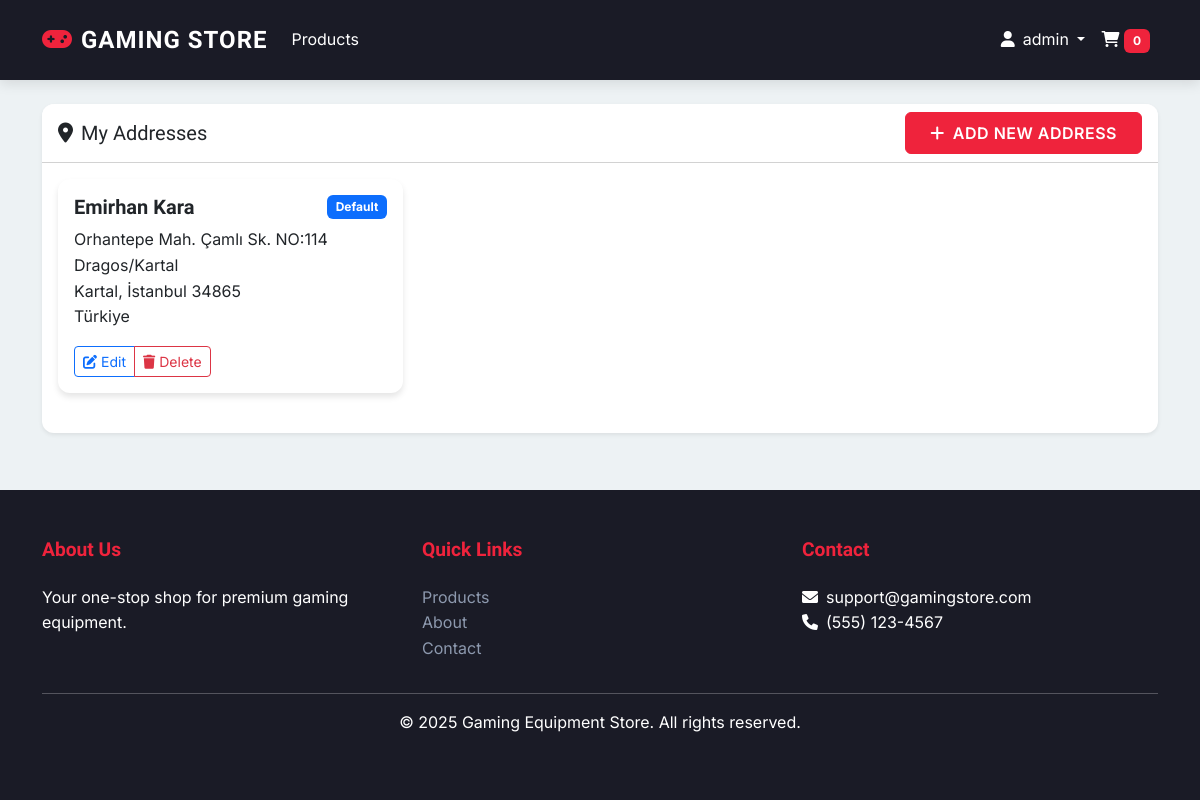
/users/addresses/ (signed in), run on the app's committed database.
### users/models.py (models this page shows, shortened)
class Address(models.Model):
    user = models.ForeignKey(User, on_delete=models.CASCADE, related_name='addresses')
    full_name = models.CharField(max_length=255)
    address_line_1 = models.CharField(max_length=255)
    address_line_2 = models.CharField(max_length=255, blank=True)
    city = models.CharField(max_length=100)
    state = models.CharField(max_length=100)
    postal_code = models.CharField(max_length=20)
    country = models.CharField(max_length=100)
    is_default = models.BooleanField(default=False)

### users/views.py (the view)
# urls.py: path('addresses/', views.address_list, name='address_list'),
@login_required
def address_list(request):
    addresses = Address.objects.filter(user=request.user)
    return render(request, 'users/address_list.html', {'addresses': addresses})

### shopping_cart/templatetags/cart_tags.py (called while the page is built)
@register.filter
def cart_items_count(user):
    if user.is_authenticated:
        return CartItem.objects.filter(user=user).count()
    return 0

### templates/users/address_list.html (shortened to what this page needs)
{% extends "base.html" %}
{% block content %}
<div class="card shadow-sm">
    <div class="card-header bg-white">
        <div class="d-flex justify-content-between align-items-center">
            <h2 class="h5 mb-0">
                <i class="fas fa-map-marker-alt me-2"></i>My Addresses
            </h2>
            <a href="{% url 'users:address_create' %}" class="btn btn-primary">
                <i class="fas fa-plus me-2"></i>Add New Address
            </a>
        </div>
    </div>
    <div class="card-body">
        {% if addresses %}
            <div class="row">
                {% for address in addresses %}
                    <div class="col-md-6 col-lg-4 mb-4">
                        <div class="card h-100">
                            <div class="card-body">
                                {% if address.is_default %}
                                    <span class="badge bg-primary float-end">Default</span>
                                {% endif %}
                                <h5 class="card-title">{{ address.full_name }}</h5>
                                <p class="card-text">
                                    {{ address.address_line_1 }}<br>
                                    {{ address.city }}, {{ address.state }} {{ address.postal_code }}<br>
                                    {{ address.country }}
                                </p>
                                <div class="btn-group">
                                    <a href="{% url 'users:address_edit' address.pk %}" class="btn btn-sm btn-outline-primary">
                                        <i class="fas fa-edit me-1"></i>Edit
                                    </a>
                                    <a href="{% url 'users:address_delete' address.pk %}" class="btn btn-sm btn-outline-danger">
                                        <i class="fas fa-trash me-1"></i>Delete
                                    </a>
                                </div>
                            </div>
                        </div>
                    </div>
                {% endfor %}
            </div>
        {% endif %}
    </div>
</div>
{% endblock %}

### templates/base.html (shortened to what this page needs)
{% load static %}
{% load cart_tags %}
<!DOCTYPE html>
<html lang="en">
<head>
    <link href="https://cdn.jsdelivr.net/npm/bootstrap@5.3.0/dist/css/bootstrap.min.css" rel="stylesheet">
    <link href="https://cdnjs.cloudflare.com/ajax/libs/font-awesome/6.0.0/css/all.min.css" rel="stylesheet">
</head>
<body>
    <nav class="navbar navbar-expand-lg navbar-dark mb-4">
        <div class="container">
            <a class="navbar-brand" href="{% url 'store:product_list' %}">
                <i class="fas fa-gamepad me-2"></i>Gaming Store
            </a>
            <div class="collapse navbar-collapse" id="navbarNav">
                <ul class="navbar-nav me-auto">
                    <li class="nav-item">
                        <a class="nav-link" href="{% url 'store:product_list' %}">Products</a>
                    </li>
                </ul>
                <ul class="navbar-nav">
                    {% if user.is_authenticated %}
                        <li class="nav-item dropdown">
                            <a class="nav-link dropdown-toggle" href="#" id="navbarDropdown" role="button" data-bs-toggle="dropdown">
                                <i class="fas fa-user me-2"></i>{{ user.username }}
                            </a>
                        </li>
                    {% endif %}
                    <li class="nav-item">
                        <a class="nav-link" href="{% url 'shopping_cart:cart_detail' %}">
                            <i class="fas fa-shopping-cart"></i>
                            {% with total_items=request.user|cart_items_count %}
                                <span class="badge bg-accent">{{ total_items|default:'0' }}</span>
                            {% endwith %}
                        </a>
                    </li>
                </ul>
            </div>
        </div>
    </nav>
    <main class="container">
        {% block content %}{% endblock %}
    </main>
    <footer class="footer mt-auto">
        <div class="container">
            <div class="row">
                <div class="col-md-4">
                    <h5>About Us</h5>
                    <p>Your one-stop shop for premium gaming equipment.</p>
                </div>
                <div class="col-md-4">
                    <h5>Quick Links</h5>
                    <ul class="list-unstyled">
                        <li><a href="{% url 'store:product_list' %}">Products</a></li>
                        <li><a href="#">About</a></li>
                        <li><a href="#">Contact</a></li>
                    </ul>
                </div>
                <div class="col-md-4">
                    <h5>Contact</h5>
                    <ul class="list-unstyled">
                        <li><i class="fas fa-envelope me-2"></i>support@gamingstore.com</li>
                        <li><i class="fas fa-phone me-2"></i>(555) 123-4567</li>
                    </ul>
                </div>
            </div>
            <hr>
            <div class="text-center">
                <p>&copy; {% now "Y" %} Gaming Equipment Store. All rights reserved.</p>
            </div>
        </div>
    </footer>
</body>
</html>

### templates/base.html (style rules this page uses)
:root { --primary-color: #2b2d42; --secondary-color: #8d99ae; --accent-color: #ef233c; --accent-hover: #d90429; --text-color: #2b2d42; --light-bg: #edf2f4; --dark-bg: #1a1b26; --card-bg: #ffffff; --neon-glow: 0 0 10px rgba(239, 35, 60, 0.5); }
body { font-family: 'Inter', sans-serif; color: var(--text-color); line-height: 1.6; background-color: var(--light-bg); min-height: 100vh; display: flex; flex-direction: column; }
h1, h2, h3, h4, h5, h6, .navbar-brand { font-family: 'Rajdhani', sans-serif; font-weight: 600; }
.navbar { background-color: var(--dark-bg); box-shadow: 0 4px 12px rgba(0,0,0,0.1); padding: 1rem 0; }
.navbar-brand { font-size: 1.5rem; text-transform: uppercase; letter-spacing: 1px; }
.navbar-brand i { color: var(--accent-color); }
.navbar-brand, .nav-link { color: white !important; transition: color 0.3s ease; }
.btn-primary { background-color: var(--accent-color); border-color: var(--accent-color); text-transform: uppercase; font-weight: 600; letter-spacing: 0.5px; padding: 0.5rem 1.5rem; transition: all 0.3s ease; }
.card { background-color: var(--card-bg); border: none; border-radius: 12px; box-shadow: 0 4px 6px rgba(0,0,0,0.1); transition: all 0.3s ease; overflow: hidden; }
.footer { background-color: var(--dark-bg); color: white; padding: 3rem 0; margin-top: auto; }
.footer h5 { color: var(--accent-color); margin-bottom: 1.5rem; font-size: 1.2rem; }
.footer a { color: var(--secondary-color); text-decoration: none; transition: color 0.3s ease; }
.badge { padding: 0.5em 0.75em; border-radius: 6px; }
.badge.bg-accent { background-color: var(--accent-color) !important; }
main { animation: fadeIn 0.5s ease-out; }

### data on the page
Address: is_default "Default", full_name "Emirhan Kara", address_line_1 "Orhantepe Mah. Çamlı Sk. NO:114 Dragos/Kartal", city "Kartal", state "İstanbul", postal_code "34865", country "Türkiye"

### other printed values
{{ user.username }} "admin"
{{ total_items|default:'0' }} "0"
